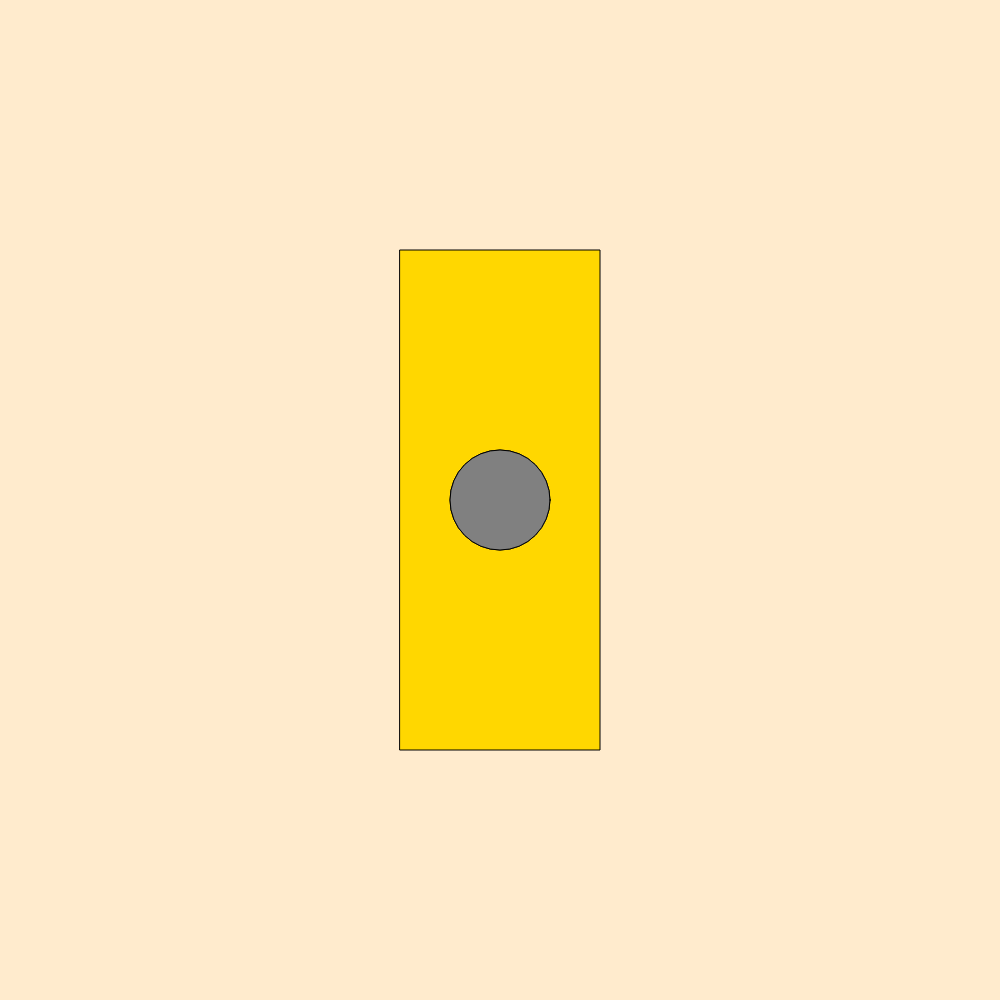
Frame 1 (no input)
Frame 60 (no input): identical to frame 1, image omitted
Frame 120 (the mouse pressed at the canvas centre since frame 60): identical to frame 1, image omitted

The p5.js sketch that drew this single still picture (run headless with seeded random() and noise() and a simulated clock; from frame 60 on, the mouse is pressed at the canvas centre):

// p5.js sketch
// ── sketch.js
var myState = 0 ;


function setup() {
  // put setup code here
  createCanvas(1000, 1000) ;
  rectMode(CENTER) ;
  ellipseMode(CENTER) ;


}

function draw() {
  // put drawing code here
  background(255, 235, 205) ;
  fill(255, 215, 0) ;
  rect(width/2, height/2, 200, 500) ;

  fill('grey') ;
  ellipse(width/2, height/2, 100, 100) ;

  ellipse(width/2, height/2, -100, 100, 100) ;

//will have to put a timer and cases
//need to copy and paste the fills for the stoplight
//will need to change the x and y values for the grey ellipses since they appeared
//-on top of each other
//also why is the rect yellow
//can i add an image to this or a song?






}
